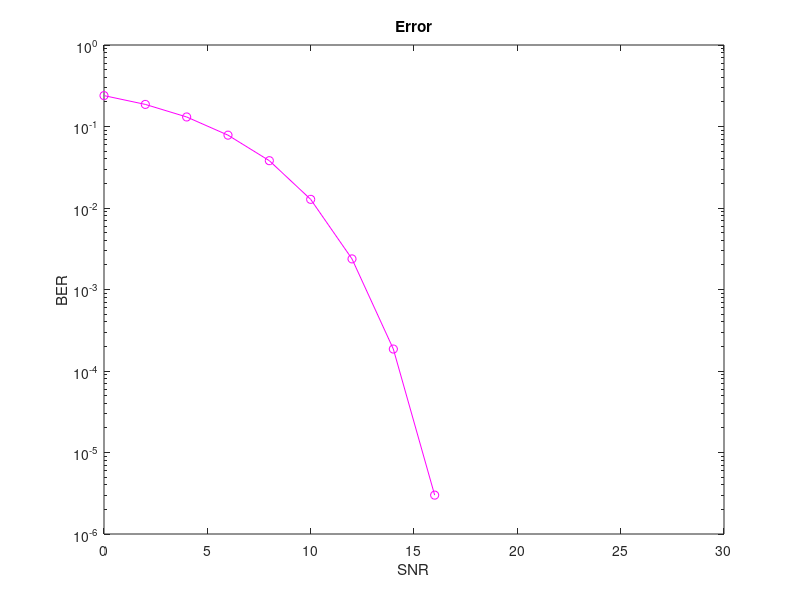

Recreate this plot in MATLAB.
pkg load communications
binary_data = randi([0 1] , 1 , 1e6);
BER = [];
SNR = 0:2:31;
for i = SNR 
    %Add some noise to generated bits
     Rx = awgn(binary_data,i,'measured');
    %(bit < 0.5 ? 0 : 1)
 	result = Rx >= 0.5;
	% Getting err ratio
        %Compute number of bit errors and bit error rate (BER)
	[err,err_ratio] = biterr(binary_data,result);
    BER = [BER err_ratio];
end
semilogy(SNR,BER,'mo-')
title('Error');
xlabel('SNR');
ylabel('BER');